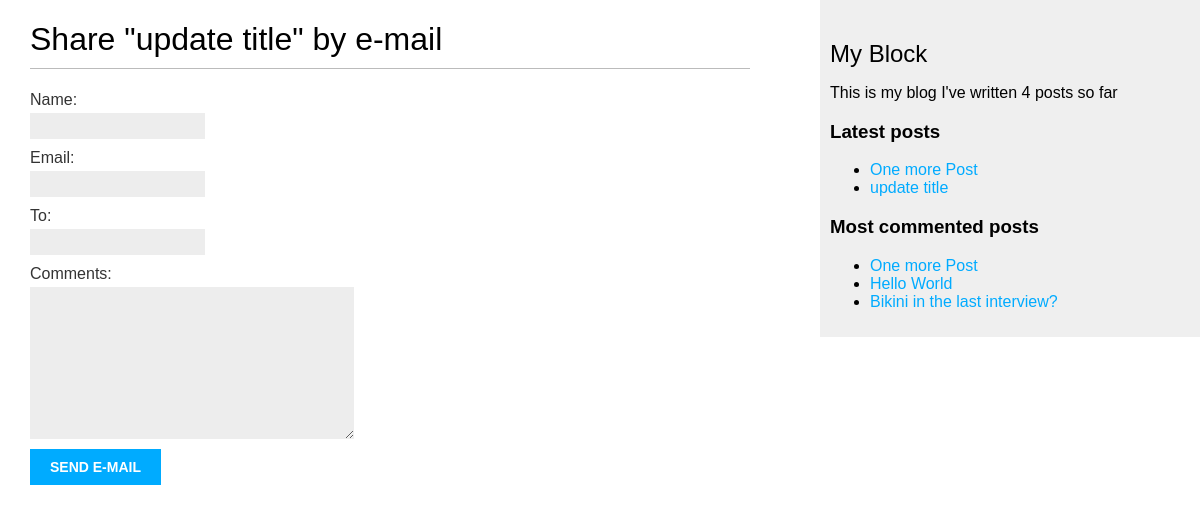
/blog/3/share/, run on the app's committed database.
### blog/models.py (models this page shows, shortened)
class Post(models.Model):
    class Status(models.TextChoices):
        DRAFT = 'DF', "Draft"
        PUBLISHED = 'PB', 'Published'
    title = models.CharField(max_length=250)
    slug = models.SlugField(max_length=250, unique_for_date='publish')
    body = models.TextField()
    publish = models.DateTimeField(default=timezone.now)
    created = models.DateTimeField(auto_now_add=True)
    updated = models.DateTimeField(auto_now_add=True)
    status = models.CharField(
        max_length=2, choices=Status, default=Status.DRAFT)
    author = models.ForeignKey(
        settings.AUTH_USER_MODEL, on_delete=models.CASCADE, related_name='blog_posts')
    objects = models.Manager()
    published = PublishedManager()
    tags = TaggableManager()
    class Meta:
        ordering = ['-publish']
        indexes = [
            models.Index(fields=['-publish']),
        ]
    def get_absolute_url(self):
        return reverse('blog:post_detail', args=[self.publish.year, self.publish.month, self.publish.day, self.slug])

### blog/views.py (the view)
# urls.py: path('<int:post_id>/share/', post_share, name='post_share'),
def post_share(request, post_id):
    post = get_object_or_404(
        Post,
        id=post_id,
        status=Post.Status.PUBLISHED
    )
    sent = False
    if request.method == 'POST':
        form = EmailPostForm(request.POST)
        if form.is_valid():
            cd = form.cleaned_data
            post_url = request.build_absolute_uri(
                post.get_absolute_url()
            )
            subject = (
                f"{cd['name']} ({cd['email']}) "
                f"recommends you to read {post.title}"
            )
            message = (
                f"Read {post.title} at {post_url}\n\n"
            )
            send_mail(subject=subject, message=message,
                      from_email=None, recipient_list=[cd['to']])
            sent = True
    else:
        form = EmailPostForm()
    return render(
        request,
        'blog/post/share.html',
        {
            'post': post,
            'form': form,
            'sent': sent
        }
    )

### blog/forms.py
class EmailPostForm(forms.Form):
    name = forms.CharField(max_length=25)
    email = forms.EmailField()
    to = forms.EmailField()
    comments = forms.CharField(
        required=False,
        widget=forms.Textarea
    )

### blog/models.py (called while the page is built)
    def get_queryset(self):
        return super().get_queryset().filter(status=Post.Status.PUBLISHED)

### blog/templatetags/blog_tags.py (called while the page is built)
@register.simple_tag
def total_posts():
    return Post.published.count()

@register.inclusion_tag('blog/post/latest_posts.html')
def show_latest_posts(count=5):
    latest_post = Post.published.order_by('-publish')[:count]
    return {
        'latest_post': latest_post
    }

@register.simple_tag
def get_most_commented_posts(count=5):
    return Post.published.annotate(
        total_comments=Count('comments')
    ).order_by('-total_comments')[:count]

### blog/templates/blog/post/share.html (shortened to what this page needs)
{% extends "blog/base.html" %}
{% block content %}
	{% if sent %}
		<h1>E-mail successfully sent</h1>
		<p>"{{ post.title }}" was successfully sent to {{ form.cleaned_data.to }}.</p>
	{% else %}
		<h1>Share "{{ post.title }}" by e-mail</h1>
		<form method="post">
		{{ form.as_p }} {% csrf_token %} <input type="submit" value="Send e-mail" />
		</form>
	{% endif %}
{% endblock %}

### blog/templates/blog/base.html (shortened to what this page needs)
{% load blog_tags %}
{% load static %}
<!DOCTYPE html>
<html lang="en">
  <head>
    <link href="{% static 'css/blog.css' %}" rel="stylesheet" />
  </head>
  <body>
    <div id="content">{% block content %} {% endblock %}</div>
    <div id="sidebar">
      <h2>My Block</h2>
      <p>
        This is my blog
        I've written {% total_posts %} posts so far
      </p>
      <h3>Latest posts</h3>
      {% show_latest_posts 2 %}
      <h3>Most commented posts</h3>
      {% get_most_commented_posts 3 as most_commented_posts %}
      <ul>
        {% for post in most_commented_posts %}
        <li><a href="{{ post.get_absolute_url }}">{{post.title}}</a></li>
        {% endfor %}
      </ul>
    </div>
  </body>
</html>

### blog/templates/blog/post/latest_posts.html
<ul>
  {% for post in latest_post %}
  <li>
    <a href="{{ post.get_absolute_url }}">{{post.title}}</a>
  </li>
  {% endfor %}
</ul>

### blog/static/css/blog.css (style rules this page uses)
body { margin:0; padding:0; font-family:helvetica, sans-serif; }
a { color:#00abff; text-decoration:none; }
h1 { font-weight:normal; border-bottom:1px solid #bbb; padding:0 0 10px 0; }
h2 { font-weight:normal; margin:30px 0 0; }
#content { float:left; width:60%; padding:0 0 0 30px; }
#sidebar { float:right; width:30%; padding:10px; background:#efefef; height:100%; }
label { float:left; clear:both; color:#333; margin-bottom:4px; }
input, textarea { clear:both; float:left; margin:0 0 10px; background:#ededed; border:0; padding:6px 10px; font-size:12px; }
input[type=submit] { font-weight:bold; background:#00abff; color:#fff; padding:10px 20px; font-size:14px; text-transform:uppercase; }

### data on the page
Post: title "update title"
Post: title "One more Post"
Post: title "Hello World"
Post: title "Bikini in the last interview?"
